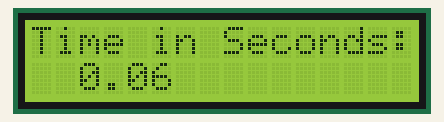
The sketch below on a simulated Arduino Uno, built with avr-gcc and run on an emulated ATmega328P. Parts: 16×2 character LCD. What the sketch prints to the serial monitor is not drawn.

Above: at 0.21 s.
At 2.04 s:
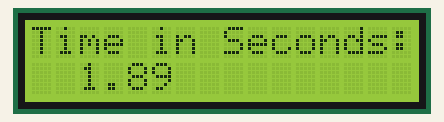
At 4.18 s:
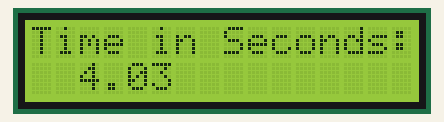
At 8.46 s:
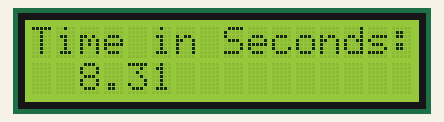
At 12.43 s:
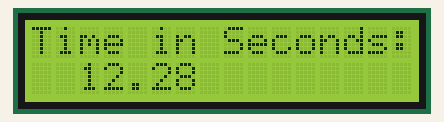
At 16.72 s:
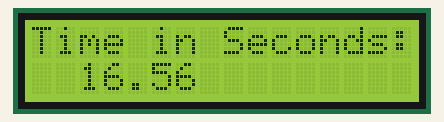

The sketch:

StopWatch.ino
```cpp
#include<LiquidCrystal.h>
#include <time.h>

LiquidCrystal lcd(13,12,11,10,9,8);
void setup()
{
 lcd.begin(16, 2);
   lcd.setCursor(0,0);
  lcd.print("Time in Seconds:");
  Serial.begin(9600);
}
double i = 0;
double a = millis();
double c ;
void loop()
{
c = millis();
i = (c - a) / 1000;

  lcd.setCursor(2,1);
  lcd.print(i);
Serial.println(i);
  }
```
